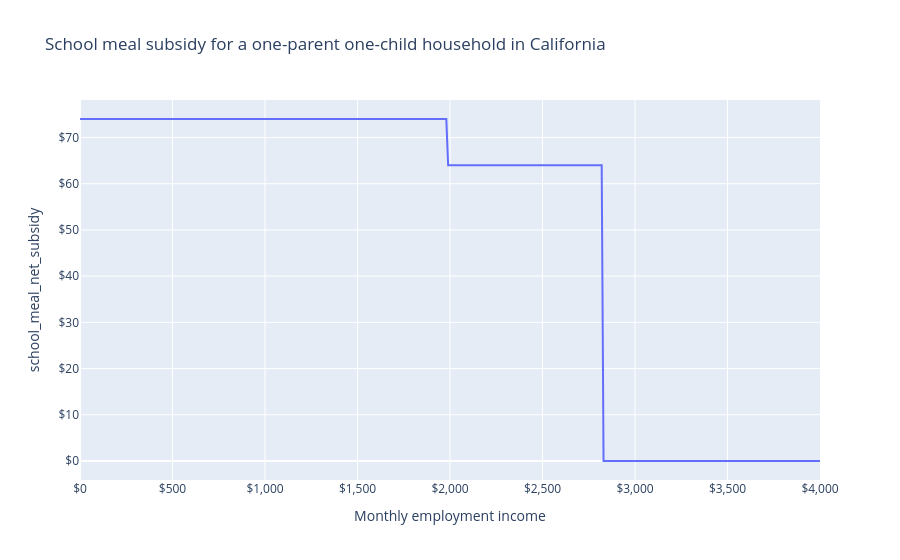

The cell this chart's notebook holds for it:
### Markdown cell above
What if their earnings change?
They receive the maximum benefit of \$74 per month until they reach \$1,880 in monthly earnings, at which point it falls to \$64 per month until they reach \$2,690 per month, at which point it falls to \$0.

### Code cell
sim.vary("employment_income", max=4000 * 12, step=120)

import plotly.express as px

LABELS = dict(
    employment_income="Monthly employment income",
    school_meal_subsidy="Monthly school meal subsidy",
    mtr="Marginal tax rate",
)

df = pd.DataFrame(
    dict(
        employment_income=sim.calc("employment_income")[0],
        school_meal_net_subsidy=sim.calc("school_meal_net_subsidy")[0],
    )
)
df[["employment_income", "school_meal_net_subsidy"]] = (
    df[["employment_income", "school_meal_net_subsidy"]] / 12
).round()

fig = px.line(
    df,
    "employment_income",
    "school_meal_net_subsidy",
    labels=LABELS,
    title="School meal subsidy for a one-parent one-child household in California",
)
fig.update_layout(xaxis_tickformat="$,", yaxis_tickformat="$,")
fig.show()

### Figure 1 — Plotly figure (JSON) as saved in the notebook; plotly's stock layout.template omitted (floating-point values rounded to 4 significant figures; data arrays with more than 128 entries replaced by an {"elided": "..."} marker saying what was removed)
{"data": [{"hovertemplate": "Monthly employment income=%{x}<br>school_meal_net_subsidy=%{y}<extra></extra>", "legendgroup": "", "line": {"color": "#636efa", "dash": "solid"}, "marker": {"symbol": "circle"}, "mode": "lines", "name": "", "orientation": "v", "showlegend": false, "type": "scatter", "x": {"elided": "401 float values"}, "xaxis": "x", "y": {"elided": "401 float values"}, "yaxis": "y"}], "layout": {"legend": {"tracegroupgap": 0}, "title": {"text": "School meal subsidy for a one-parent one-child household in California"}, "xaxis": {"anchor": "y", "domain": [0.0, 1.0], "tickformat": "$,", "title": {"text": "Monthly employment income"}}, "yaxis": {"anchor": "x", "domain": [0.0, 1.0], "tickformat": "$,", "title": {"text": "school_meal_net_subsidy"}}}}
